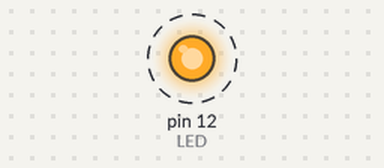
Bench run of a sketch on a simulated Arduino Uno, built with avr-gcc and run on an emulated ATmega328P. Parts: output pins drawn as LEDs (lit = HIGH). Dashed ring = blinking. What the sketch prints to the serial monitor is not drawn.

Above: at 0.5 s.
Timing chart, 0 to 4.6 s (numbered marks = the images above):
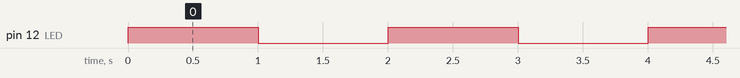

The sketch:

lab2_t1.ino
```cpp
#define LED 12 //
volatile byte count=00;  //sekunnit
volatile byte count2=00; //minuutit
volatile byte count3=00; //tunnit

void setup()
{
 Serial.begin(9600);
 Serial.print("Timer int test \n");
 pinMode(LED, OUTPUT);
 noInterrupts(); // disable all interrupts
 TCCR1A = 0;
 TCCR1B = 0;
 TCNT1 = 0;
 OCR1A = 62500; // compare match register 16MHz/256/2Hz
 TCCR1B |= (1 << WGM12); // CTC mode
 TCCR1B |= (1 << CS12); // 256 prescaler
 TIMSK1 |= (1 << OCIE1A); // enable timer compare interrupt
 interrupts(); // enable all interrupts
}

void loop()
{
}

ISR(TIMER1_COMPA_vect) // timer compare interrupt service routine
{
 count++;
 Serial.print("Timer count: ");
 Serial.print(count3);
 Serial.print(":");
 Serial.print(count2);
 Serial.print(":");
 Serial.print(count);
 Serial.print("\n");

 if (count == 59){ //sekunnit
  count2++;
  count = -1;
 }
 if (count2 == 60){ //minuutit
  count3++;
  count2 = 0;
 }
 if (count3 == 24){ //tunnit
  count3 = 0;
 }

 digitalWrite(LED, digitalRead(LED) ^ 1); //xor
}
```

Measured:
- by itself, pin 12 (LED): alternates HIGH for 1.0 s and LOW for 1.0 s
